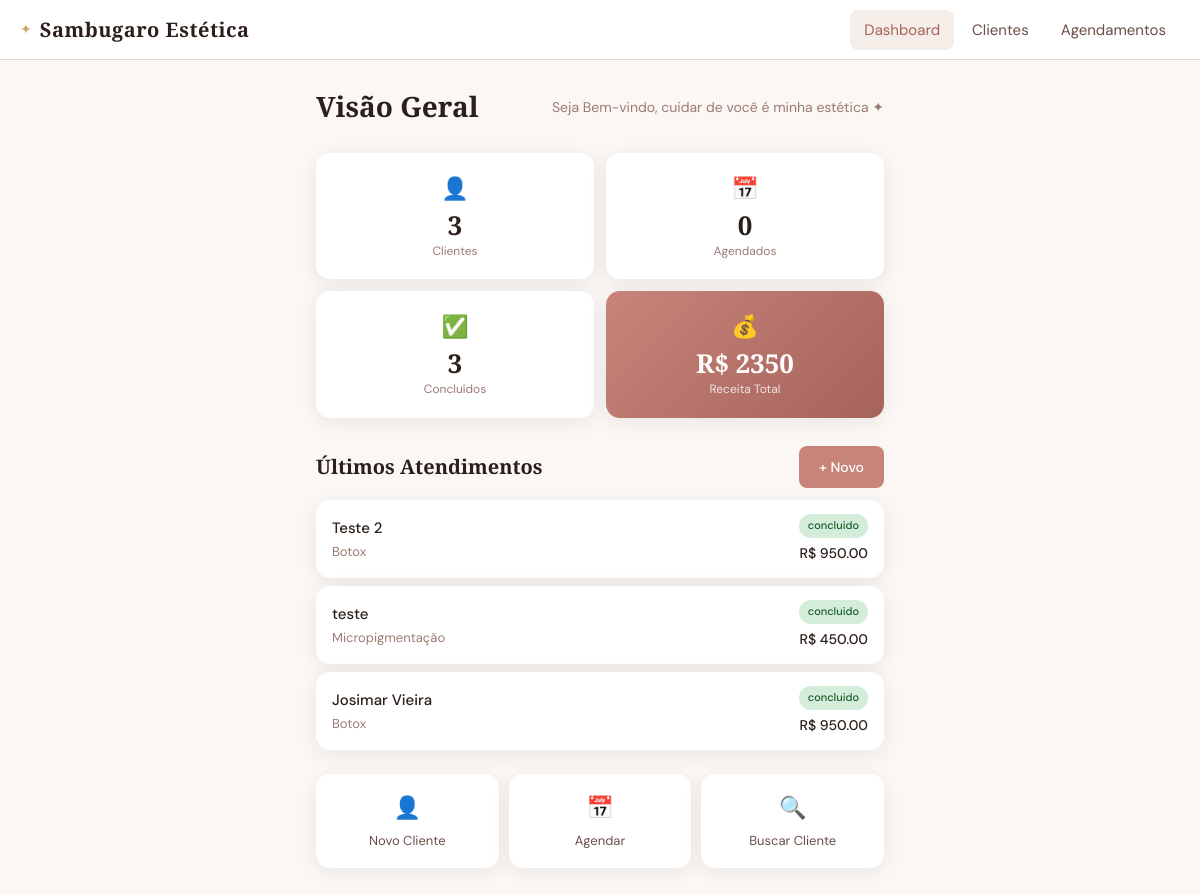
The page / on the database its author committed.
### tables this page shows
CREATE TABLE agendamentos (
            id INTEGER PRIMARY KEY AUTOINCREMENT,
            cliente_id INTEGER NOT NULL,
            procedimento_id INTEGER NOT NULL,
            data_hora TEXT NOT NULL,
            status TEXT DEFAULT 'agendado',
            preco_original REAL,
            desconto_aplicado REAL DEFAULT 0.0,
            preco_final REAL,
            observacoes TEXT,
            FOREIGN KEY (cliente_id) REFERENCES clientes(id),
            FOREIGN KEY (procedimento_id) REFERENCES procedimentos(id)
        );

CREATE TABLE clientes (
            id INTEGER PRIMARY KEY AUTOINCREMENT,
            nome TEXT NOT NULL,
            telefone TEXT,
            email TEXT,
            data_nascimento TEXT,
            data_cadastro TEXT DEFAULT CURRENT_TIMESTAMP,
            total_visitas INTEGER DEFAULT 0,
            desconto_atual REAL DEFAULT 0.0
        );

CREATE TABLE procedimentos (
            id INTEGER PRIMARY KEY AUTOINCREMENT,
            nome TEXT NOT NULL,
            descricao TEXT,
            preco REAL NOT NULL,
            duracao_min INTEGER
        );

### app.py (the view)
@app.route("/")
def index():
    conn = get_conn()
    c = conn.cursor()
    c.execute("SELECT COUNT(*) as total FROM clientes")
    total_clientes = c.fetchone()["total"]
    c.execute("SELECT COUNT(*) as total FROM agendamentos WHERE status='agendado'")
    agendamentos_pendentes = c.fetchone()["total"]
    c.execute("SELECT COUNT(*) as total FROM agendamentos WHERE status='concluido'")
    atendimentos_feitos = c.fetchone()["total"]
    c.execute("SELECT SUM(preco_final) as receita FROM agendamentos WHERE status='concluido'")
    receita = c.fetchone()["receita"] or 0
    c.execute("""
        SELECT a.id, a.data_hora, a.status, a.preco_final,
               cl.nome as cliente_nome, p.nome as proc_nome
        FROM agendamentos a
        JOIN clientes cl ON a.cliente_id = cl.id
        JOIN procedimentos p ON a.procedimento_id = p.id
        ORDER BY a.data_hora DESC LIMIT 5
    """)
    ultimos = c.fetchall()
    conn.close()
    return render_template("index.html",
        total_clientes=total_clientes,
        agendamentos_pendentes=agendamentos_pendentes,
        atendimentos_feitos=atendimentos_feitos,
        receita=receita,
        ultimos=ultimos
    )

### database.py (called while the page is built)
def get_conn():
    conn = sqlite3.connect(DB_PATH)
    conn.row_factory = sqlite3.Row
    return conn

### templates/index.html (shortened to what this page needs)
{% extends "base.html" %}
{% block content %}
<div class="page-header">
    <h1 class="page-title">Visão Geral</h1>
    <p class="page-sub">Seja Bem-vindo, cuidar de você é minha estética ✦</p>
</div>
<div class="stats-grid">
    <div class="stat-card">
        <div class="stat-icon">👤</div>
        <div class="stat-value">{{ total_clientes }}</div>
        <div class="stat-label">Clientes</div>
    </div>
    <div class="stat-card">
        <div class="stat-icon">📅</div>
        <div class="stat-value">{{ agendamentos_pendentes }}</div>
        <div class="stat-label">Agendados</div>
    </div>
    <div class="stat-card">
        <div class="stat-icon">✅</div>
        <div class="stat-value">{{ atendimentos_feitos }}</div>
        <div class="stat-label">Concluídos</div>
    </div>
    <div class="stat-card stat-card--accent">
        <div class="stat-icon">💰</div>
        <div class="stat-value">R$ {{ "%.0f"|format(receita) }}</div>
        <div class="stat-label">Receita Total</div>
    </div>
</div>
<div class="section-header">
    <h2 class="section-title">Últimos Atendimentos</h2>
    <a href="/agendamentos/novo" class="btn btn-primary">+ Novo</a>
</div>
{% if ultimos %}
<div class="card-list">
    {% for ag in ultimos %}
    <div class="list-card">
        <div class="list-card-main">
            <span class="list-name">{{ ag.cliente_nome }}</span>
            <span class="list-proc">{{ ag.proc_nome }}</span>
        </div>
        <div class="list-card-side">
            <span class="badge badge-{{ ag.status }}">{{ ag.status }}</span>
            {% if ag.preco_final %}
            <span class="list-price">R$ {{ "%.2f"|format(ag.preco_final) }}</span>
            {% endif %}
        </div>
    </div>
    {% endfor %}
</div>
{% else %}
<div class="empty-state">
    <p>Nenhum atendimento ainda.<br>Comece agendando um procedimento!</p>
    <a href="/agendamentos/novo" class="btn btn-outline">Agendar agora</a>
</div>
{% endif %}
<div class="quick-actions">
    <a href="/clientes/novo" class="quick-btn">
        <span>👤</span> Novo Cliente
    </a>
    <a href="/agendamentos/novo" class="quick-btn">
        <span>📅</span> Agendar
    </a>
    <a href="/clientes" class="quick-btn">
        <span>🔍</span> Buscar Cliente
    </a>
</div>
{% endblock %}

### static/css/style.css (style rules this page uses)
:root { --rose: #c9847a; --rose-deep: #a5635a; --gold: #c9a96e; --cream: #faf7f4; --warm-100: #f5ede8; --warm-200: #e8d8d0; --warm-300: #d4bdb4; --text: #2c1f1a; --text-mid: #6b4f47; --text-soft: #9c7b74; --white: #ffffff; --radius: 14px; --radius-sm: 8px; --shadow: 0 4px 20px rgba(44,31,26,0.08); --shadow-lg: 0 8px 40px rgba(44,31,26,0.14); }
*, *::before, *::after { box-sizing: border-box; margin: 0; padding: 0; }
body { font-family: 'DM Sans', sans-serif; background: var(--cream); color: var(--text); min-height: 100vh; font-size: 15px; line-height: 1.6; }
.page-header { display: flex; align-items: center; justify-content: space-between; margin-bottom: 24px; gap: 12px; }
.page-title { font-family: 'Cormorant Garamond', serif; font-size: 28px; font-weight: 600; color: var(--text); flex: 1; }
.page-sub { color: var(--text-soft); font-size: 14px; margin-top: 2px; }
.btn { display: inline-flex; align-items: center; gap: 6px; padding: 10px 20px; border-radius: var(--radius-sm); font-family: 'DM Sans', sans-serif; font-size: 14px; font-weight: 500; cursor: pointer; text-decoration: none; border: none; transition: all 0.2s; white-space: nowrap; }
.btn-primary { background: var(--rose); color: var(--white); }
.stats-grid { display: grid; grid-template-columns: 1fr 1fr; gap: 12px; margin-bottom: 28px; }
.stat-card { background: var(--white); border-radius: var(--radius); padding: 18px 16px; box-shadow: var(--shadow); text-align: center; }
.stat-card--accent { background: linear-gradient(135deg, var(--rose), var(--rose-deep)); color: var(--white); }
.stat-icon { font-size: 22px; margin-bottom: 6px; }
.stat-value { font-family: 'Cormorant Garamond', serif; font-size: 26px; font-weight: 600; line-height: 1; }
.stat-label { font-size: 12px; color: var(--text-soft); margin-top: 4px; }
.stat-card--accent .stat-label { color: rgba(255,255,255,0.8); }
.stat-card--accent .stat-value { color: var(--white); }
.section-header { display: flex; align-items: center; justify-content: space-between; margin-bottom: 12px; }
.section-title { font-family: 'Cormorant Garamond', serif; font-size: 20px; font-weight: 600; }
.card-list { display: flex; flex-direction: column; gap: 8px; margin-bottom: 24px; }
.list-card { background: var(--white); border-radius: var(--radius); padding: 14px 16px; display: flex; align-items: center; gap: 12px; box-shadow: var(--shadow); transition: box-shadow 0.2s; }
.list-card-main { flex: 1; min-width: 0; display: flex; flex-direction: column; gap: 2px; }
.list-name { font-weight: 500; font-size: 15px; white-space: nowrap; overflow: hidden; text-overflow: ellipsis; }
.list-proc { font-size: 13px; color: var(--text-soft); }
.list-card-side { display: flex; flex-direction: column; align-items: flex-end; gap: 4px; flex-shrink: 0; }
.list-price { font-size: 14px; font-weight: 500; color: var(--text); }
.badge { font-size: 11px; font-weight: 500; padding: 3px 9px; border-radius: 20px; white-space: nowrap; }
.badge-concluido { background: #d4edda; color: #1a5c2a; }
.quick-actions { display: grid; grid-template-columns: repeat(3, 1fr); gap: 10px; margin-top: 8px; }
.quick-btn { background: var(--white); border-radius: var(--radius); padding: 16px 8px; text-align: center; text-decoration: none; color: var(--text-mid); font-size: 13px; display: flex; flex-direction: column; gap: 6px; align-items: center; box-shadow: var(--shadow); transition: all 0.2s; }
.quick-btn span { font-size: 22px; }

### rows shown on the page
agendamentos: cliente_nome "Teste 2", proc_nome "Botox", status "concluido", preco_final "950.00"
agendamentos: cliente_nome "teste", proc_nome "Micropigmentação", status "concluido", preco_final "450.00"
agendamentos: cliente_nome "Josimar Vieira", proc_nome "Botox", status "concluido", preco_final "950.00"

### other values the page prints
{{ total_clientes }} "3"
{{ agendamentos_pendentes }} "0"
{{ atendimentos_feitos }} "3"
{{ "%.0f"|format(receita) }} "2350"
